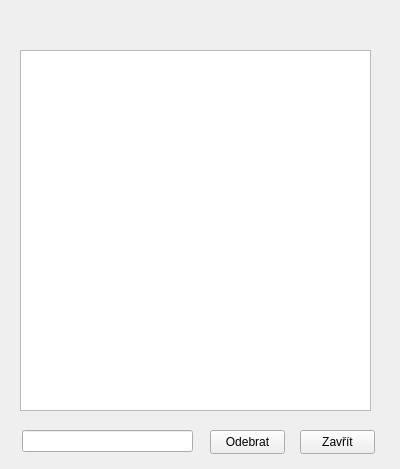
<?xml version="1.0" encoding="UTF-8"?>
<ui version="4.0">
 <class>Form</class>
 <widget class="QWidget" name="Form">
  <property name="geometry">
   <rect>
    <x>0</x>
    <y>0</y>
    <width>400</width>
    <height>469</height>
   </rect>
  </property>
  <property name="windowTitle">
   <string>Form</string>
  </property>
  <widget class="QTableView" name="tableView">
   <property name="geometry">
    <rect>
     <x>20</x>
     <y>50</y>
     <width>351</width>
     <height>361</height>
    </rect>
   </property>
   <property name="cursor" stdset="0">
    <cursorShape>PointingHandCursor</cursorShape>
   </property>
  </widget>
  <widget class="QPushButton" name="close">
   <property name="geometry">
    <rect>
     <x>300</x>
     <y>430</y>
     <width>75</width>
     <height>24</height>
    </rect>
   </property>
   <property name="cursor">
    <cursorShape>PointingHandCursor</cursorShape>
   </property>
   <property name="text">
    <string>Zavřít</string>
   </property>
  </widget>
  <widget class="QPushButton" name="delete_2">
   <property name="geometry">
    <rect>
     <x>210</x>
     <y>430</y>
     <width>75</width>
     <height>24</height>
    </rect>
   </property>
   <property name="cursor">
    <cursorShape>PointingHandCursor</cursorShape>
   </property>
   <property name="text">
    <string>Odebrat</string>
   </property>
  </widget>
  <widget class="QLineEdit" name="lineEdit">
   <property name="geometry">
    <rect>
     <x>22</x>
     <y>430</y>
     <width>171</width>
     <height>22</height>
    </rect>
   </property>
  </widget>
 </widget>
 <resources/>
 <connections/>
</ui>
